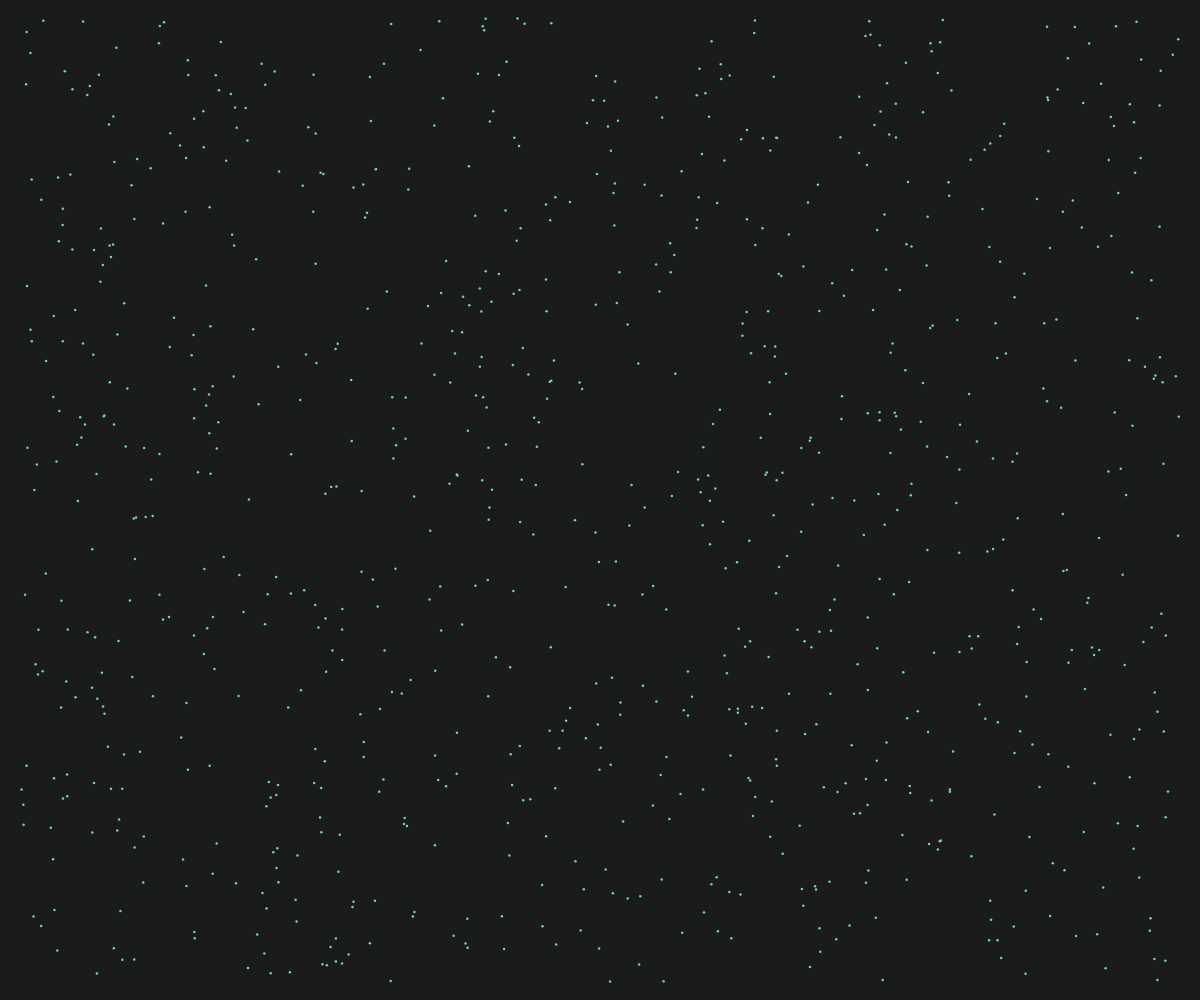
Frame 1 (no input)
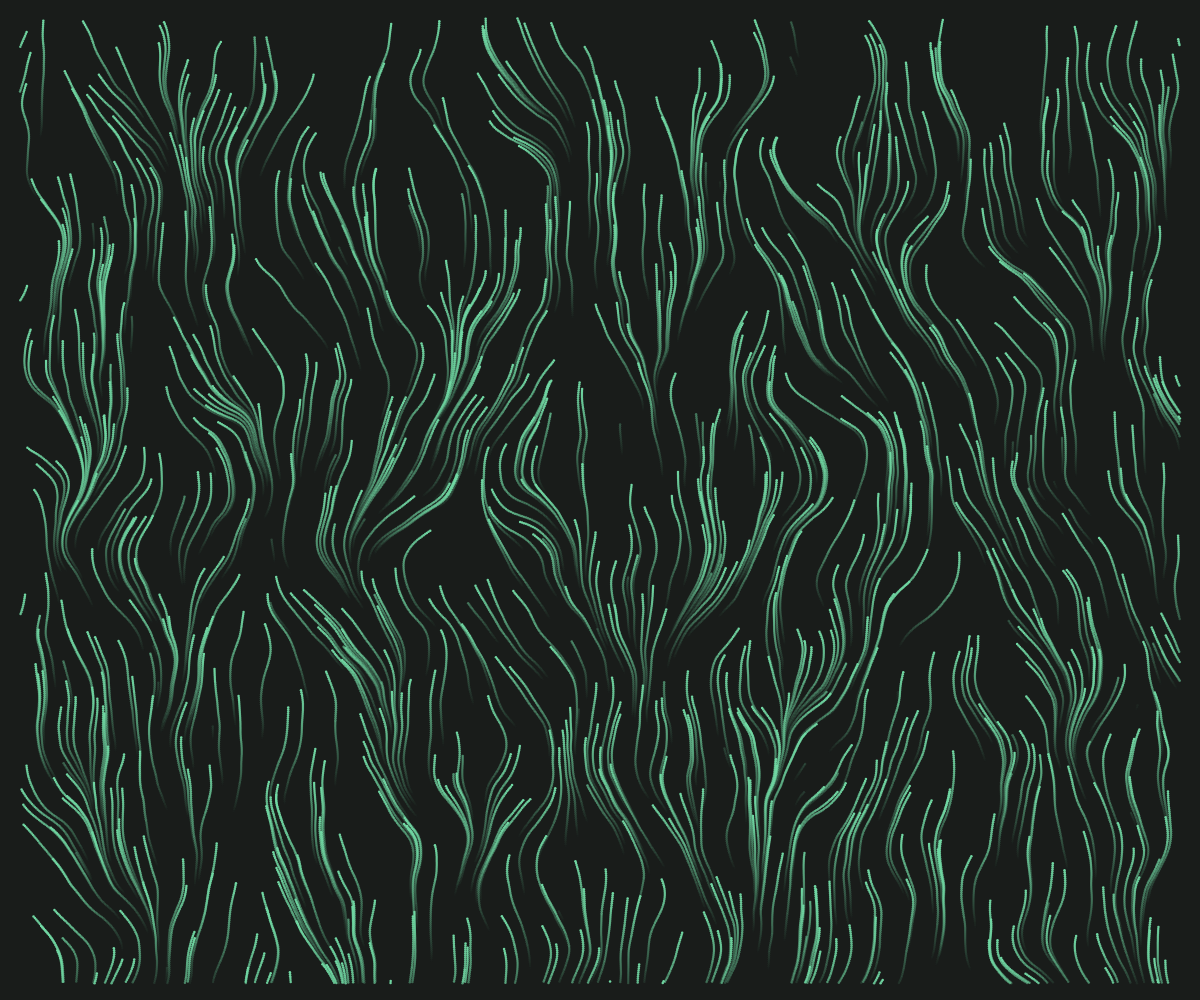
Frame 60 (no input)
Frame 120 (the mouse pressed at the canvas centre since frame 60): identical to frame 60, image omitted

The p5.js sketch that drew these frames (run headless with seeded random() and noise() and a simulated clock; from frame 60 on, the mouse is pressed at the canvas centre):

// p5.js sketch
// ── sketch.js
// -- DEPENDENCIES
//
// --
// -- SHARED VARIABLES
let grid;
let numCols = 30;
let numRows = 30;
let particles = [];
// --
// -- SETUP CANVAS
function setup() {
	// - section: project settings
	createCanvas(windowWidth, windowHeight);
	angleMode(DEGREES);
	rectMode(CENTER);
	// noLoop();
	// - section: project styles
	background("#191C1A"); // background (dark)
	// - section: init grid
	grid = new Grid(numCols, numRows, width, height);
	grid.initGrid();
	// - log: grid
	console.log(grid);
	// - section: init particles
	grid.points.forEach((point) => {
		particles.push(new Particle(point, grid, 2.5));
	});
} // --
// -- DRAW CANVAS
function draw() {
	// - section: translate
	grid.translate();
	// - section: draw particles
	particles.forEach((particle) => {
		// particle.draw(frameCount * 0.5);
		particle.drawFlowField(frameCount * 4);
	});
} // --
// -- CLASS: GRID
class Grid {
	// - method: class constructor
	constructor(cols, rows, width, height) {
		// - section: inherit canvas size
		this.width = width;
		this.height = height;
		// - section: define grid
		this.cols = cols;
		this.rows = rows;
		this.cells = cols * rows;
		// - section: define sizes
		this.gw = width;
		this.gh = height;
		this.cw = this.gw / this.cols;
		this.ch = this.gh / this.rows;
		// - section: define margin x and y
		this.mx = (width - this.gw) * 0.5;
		this.my = (height - this.gh) * 0.5;
		// - section: define points
		this.points = Array(this.cells);
		// - section: define matrix
		this.matrix = Array(this.rows);
	}
	// - method: init matrix grid
	initGrid() {
		let x;
		let y;
		let i = 0;
		for (let r = 0; r < this.rows; r++) {
			this.matrix[r] = Array(this.cols);
			y = (r % this.rows) * this.ch;
			for (let c = 0; c < this.cols; c++) {
				x = (c % this.cols) * this.cw;
				this.matrix[r][c] = new Point(x, y, this.cw, this.ch);
				this.points[i] = this.matrix[r][c];
				i++;
			}
		}
	}
	// - method: translate grid
	translate() {
		translate(this.mx, this.my);
		translate(this.cw * 0.5, this.ch * 0.5);
	}
	// - method: draw grid cells
	drawCells() {
		fill("#191C1A"); // background (dark)
		stroke("#005234"); // primary container (dark)
		this.points.forEach((point) => {
			rect(point.x, point.y, this.cw, this.ch);
		});
	}
	// - method: draw grid points
	drawPoints() {
		this.points.forEach((point) => {
			point.draw();
		});
	}
	// - method: draw points lines
	drawLines() {
		stroke("#8FF7C0"); // on primary container (dark)
		for (let i = 0; i < this.points.length - 1; i++) {
			line(
				this.points[i + 0].x,
				this.points[i + 0].y,
				this.points[i + 1].x,
				this.points[i + 1].y,
			);
		}
	}
	// - method: draw matrix boundary
	drawBoundaries() {
		stroke("#93000A"); // error container (dark)
		line(
			0,
			0,
			this.matrix[0][this.cols - 1].x,
			this.matrix[0][this.cols - 1].y,
		);
		line(
			this.matrix[0][this.cols - 1].x,
			this.matrix[0][this.cols - 1].y,
			this.matrix[this.rows - 1][this.cols - 1].x,
			this.matrix[this.rows - 1][this.cols - 1].y,
		);
		line(
			this.matrix[this.rows - 1][this.cols - 1].x,
			this.matrix[this.rows - 1][this.cols - 1].y,
			this.matrix[this.rows - 1][0].x,
			this.matrix[this.rows - 1][0].y,
		);
		line(
			this.matrix[this.rows - 1][0].x,
			this.matrix[this.rows - 1][0].y,
			0,
			0,
		);
	}
	// - method: draw matrix lines
	drawMatrixLines(CASE) {
		stroke("#D0E8D7"); // on secondary container (dark)
		switch (CASE) {
			case "horizontal":
				for (let r = 0; r < this.rows; r++) {
					for (let c = 0; c < this.cols - 1; c++) {
						line(
							this.matrix[r][c + 0].x,
							this.matrix[r][c + 0].y,
							this.matrix[r][c + 1].x,
							this.matrix[r][c + 1].y,
						);
					}
				}
				break;
			case "vertical":
				for (let c = 0; c < this.cols; c++) {
					for (let r = 0; r < this.rows - 1; r++) {
						line(
							this.matrix[r + 0][c].x,
							this.matrix[r + 0][c].y,
							this.matrix[r + 1][c].x,
							this.matrix[r + 1][c].y,
						);
					}
				}
				break;
			default:
				for (let r = 0; r < this.rows - 1; r++) {
					for (let c = 0; c < this.cols - 1; c++) {
						line(
							this.matrix[r][c + 0].x,
							this.matrix[r][c + 0].y,
							this.matrix[r][c + 1].x,
							this.matrix[r][c + 1].y,
						);
						line(
							this.matrix[r + 0][c].x,
							this.matrix[r + 0][c].y,
							this.matrix[r + 1][c].x,
							this.matrix[r + 1][c].y,
						);
						if (c == this.cols - 2) {
							line(
								this.matrix[r + 0][this.cols - 1].x,
								this.matrix[r + 0][this.cols - 1].y,
								this.matrix[r + 1][this.cols - 1].x,
								this.matrix[r + 1][this.cols - 1].y,
							);
						}
						if (r == this.rows - 2) {
							line(
								this.matrix[this.rows - 1][c + 0].x,
								this.matrix[this.rows - 1][c + 0].y,
								this.matrix[this.rows - 1][c + 1].x,
								this.matrix[this.rows - 1][c + 1].y,
							);
						}
					}
				}
		}
	}
} // --
// -- CLASS: POINT
class Point {
	// - method: class constructor
	constructor(x, y) {
		this.x = x;
		this.y = y;
	}
	// - method: draw point
	draw() {
		stroke("#8FF7C0"); // on primary container (dark)
		point(this.x, this.y);
	}
} // --
// -- CLASS: PARTICLE
// !!! Os manipuladores da partócula devem estar fora dela.
class Particle {
	// - method: class constructor
	constructor(point, grid, diameter) {
		this.point = point;
		this.grid = grid;
		this.diameter = diameter;
		this.px = point.x;
		this.py = point.y;
		this.gw = grid.gw - grid.cw;
		this.gh = grid.gh - grid.ch;
		this.vx = random(-1.5, 1.5);
		this.vy = random(-1.5, 1.5);
		this.pRandX = random(0, this.gw);
		this.pRandY = random(0, this.gh);
		this.noiseScale = 0.01;
		this.noiseAngle = 180;
		this.noiseSpeed = 2;
		this.flowAge = 240;
	}
	// - method: draw particles
	draw(frameCount) {
		fill(255, 182, 139, map(frameCount, 1, this.flowAge, 255, 0)); // Tertiary (dark)
		noStroke();
		this.px = this.px + this.vx;
		this.py = this.py + this.vy;
		// section: bounce
		if (this.px < 0 || this.px > this.gw) {
			this.vx *= -1;
		}
		if (this.py < 0 || this.py > this.gh) {
			this.vy *= -1;
		}
		circle(this.px, this.py, this.diameter);
	}
	// - method: draw flow field
	drawFlowField(frameCount) {
		fill(114, 218, 165, map(frameCount, 1, this.flowAge, 255, 0)); // Tertiary (dark)
		noStroke();
		let n =
			this.noiseAngle *
			noise(this.noiseScale * this.pRandX, this.noiseScale * this.pRandY);
		this.vx = this.noiseSpeed * cos(n);
		this.vy = this.noiseSpeed * sin(n);
		this.pRandX = this.pRandX + this.vx;
		this.pRandY = this.pRandY + this.vy;
		// section: random
		if (this.pRandX < 0 || this.pRandX > this.gw) {
			this.pRandX = random(0, this.gw);
		}
		if (this.pRandY < 0 || this.pRandY > this.gh) {
			this.pRandY = random(0, this.gh);
		}
		circle(this.pRandX, this.pRandY, this.diameter);
	}
}

// -- EOSKETCH
